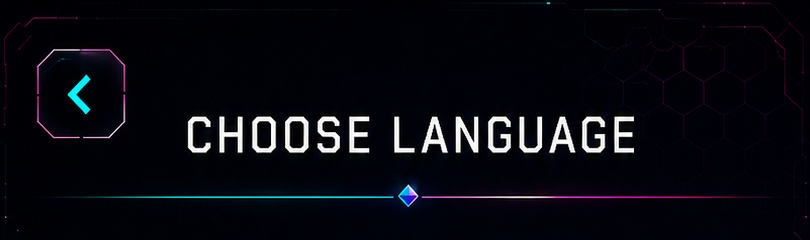
#> input picture tools/screenshot-capture/extracted_psd/02_Header_Title_Back_cropped.png, 810 x 240 px, found by its file name
$ python make_header_frame.py
#> lines starting #> are read from the running program, lines starting #| are printed output that depends on the picture
from PIL import Image, ImageDraw

header = Image.open(r"c:\Users\Alin\Desktop\MoonsolStudios\Kavvoro\tools\screenshot-capture\extracted_psd\02_Header_Title_Back_cropped.png")
#> header is the input picture: PIL image 810x240 RGBA; mean R, G, B, A 9.4, 10.2, 17.1, 255
# Header is 810x240
# Let's erase back button (x=10..130, y=10..130) and title (x=140..700, y=40..170) and bottom line (y=180..240)
# So only the top framing brackets and subtle decals remain!
h_frame = header.copy()
d = ImageDraw.Draw(h_frame)
# Erase back button area
d.rectangle([10, 10, 135, 135], fill=(0,0,0,0))
# Erase title area
d.rectangle([140, 40, 700, 170], fill=(0,0,0,0))
# Erase bottom divider line
d.rectangle([0, 175, 810, 240], fill=(0,0,0,0))

h_frame.save(r"c:\Users\Alin\Desktop\MoonsolStudios\Kavvoro\app\src\main\res\drawable-nodpi\lang_header_frame.png")
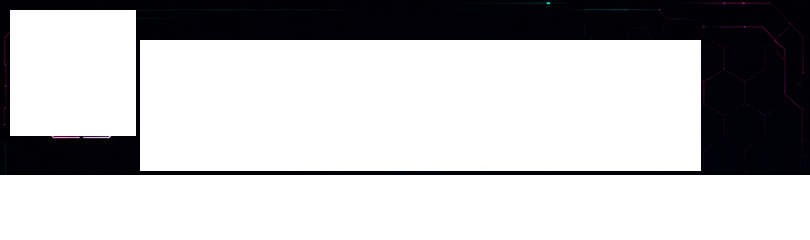
#> saved as lang_header_frame.png: PIL image 810x240 RGBA; mean R, G, B, A 0.4, 0.3, 1.9, 68.7; transparent parts drawn white
print("Saved lang_header_frame.png:", h_frame.size)
#| Saved lang_header_frame.png: (810, 240)
